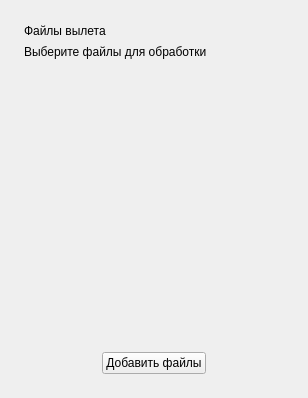
<?xml version="1.0" encoding="UTF-8"?>
<ui version="4.0">
 <class>FilesMenu</class>
 <widget class="QWidget" name="FilesMenu">
  <property name="geometry">
   <rect>
    <x>0</x>
    <y>0</y>
    <width>308</width>
    <height>398</height>
   </rect>
  </property>
  <property name="sizePolicy">
   <sizepolicy hsizetype="Preferred" vsizetype="Expanding">
    <horstretch>0</horstretch>
    <verstretch>0</verstretch>
   </sizepolicy>
  </property>
  <property name="minimumSize">
   <size>
    <width>308</width>
    <height>0</height>
   </size>
  </property>
  <property name="maximumSize">
   <size>
    <width>308</width>
    <height>16777214</height>
   </size>
  </property>
  <property name="windowTitle">
   <string>Form</string>
  </property>
  <property name="layoutDirection">
   <enum>Qt::LeftToRight</enum>
  </property>
  <layout class="QVBoxLayout" name="verticalLayout_2">
   <property name="spacing">
    <number>20</number>
   </property>
   <property name="leftMargin">
    <number>24</number>
   </property>
   <property name="topMargin">
    <number>24</number>
   </property>
   <property name="rightMargin">
    <number>24</number>
   </property>
   <property name="bottomMargin">
    <number>24</number>
   </property>
   <item>
    <layout class="QVBoxLayout" name="verticalLayout_3">
     <property name="spacing">
      <number>7</number>
     </property>
     <item>
      <widget class="QLabel" name="header">
       <property name="layoutDirection">
        <enum>Qt::RightToLeft</enum>
       </property>
       <property name="text">
        <string>Файлы вылета</string>
       </property>
       <property name="alignment">
        <set>Qt::AlignLeading|Qt::AlignLeft|Qt::AlignVCenter</set>
       </property>
      </widget>
     </item>
     <item>
      <widget class="QLabel" name="header_2">
       <property name="text">
        <string>Выберите файлы для обработки</string>
       </property>
      </widget>
     </item>
    </layout>
   </item>
   <item>
    <layout class="QVBoxLayout" name="filesLayout"/>
   </item>
   <item>
    <spacer name="verticalSpacer">
     <property name="orientation">
      <enum>Qt::Vertical</enum>
     </property>
     <property name="sizeHint" stdset="0">
      <size>
       <width>20</width>
       <height>40</height>
      </size>
     </property>
    </spacer>
   </item>
   <item>
    <layout class="QHBoxLayout" name="horizontalLayout">
     <item>
      <spacer name="horizontalSpacer">
       <property name="orientation">
        <enum>Qt::Horizontal</enum>
       </property>
       <property name="sizeHint" stdset="0">
        <size>
         <width>40</width>
         <height>20</height>
        </size>
       </property>
      </spacer>
     </item>
     <item>
      <widget class="AnimatedIconButton" name="addBtn">
       <property name="sizePolicy">
        <sizepolicy hsizetype="Maximum" vsizetype="Maximum">
         <horstretch>0</horstretch>
         <verstretch>0</verstretch>
        </sizepolicy>
       </property>
       <property name="autoFillBackground">
        <bool>true</bool>
       </property>
       <property name="text">
        <string>Добавить файлы</string>
       </property>
       <property name="ButtonType" stdset="0">
        <string>Default</string>
       </property>
       <property name="Size" stdset="0">
        <string>M</string>
       </property>
       <property name="Variant" stdset="0">
        <string>secondary</string>
       </property>
      </widget>
     </item>
     <item>
      <spacer name="horizontalSpacer_2">
       <property name="orientation">
        <enum>Qt::Horizontal</enum>
       </property>
       <property name="sizeHint" stdset="0">
        <size>
         <width>40</width>
         <height>20</height>
        </size>
       </property>
      </spacer>
     </item>
    </layout>
   </item>
  </layout>
 </widget>
 <customwidgets>
  <customwidget>
   <class>AnimatedIconButton</class>
   <extends>QPushButton</extends>
   <header>animatediconbuttons.h</header>
  </customwidget>
 </customwidgets>
 <resources/>
 <connections/>
</ui>
